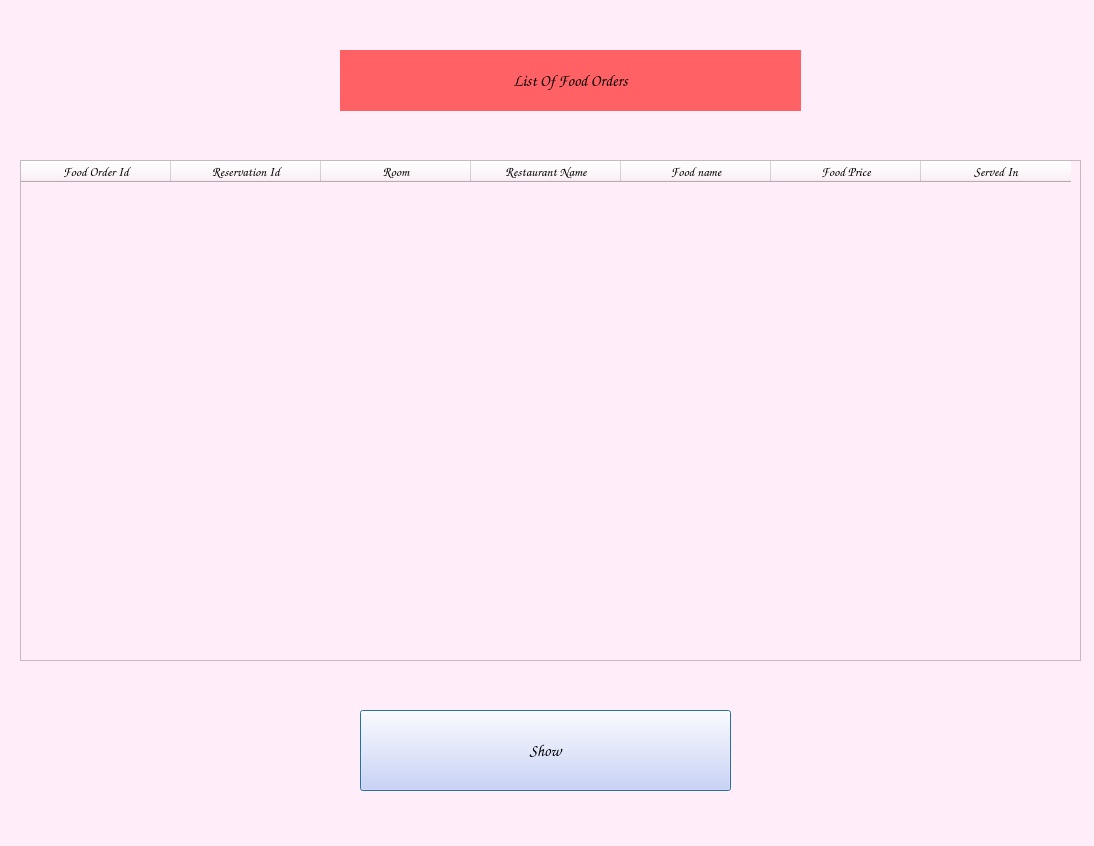
<?xml version="1.0" encoding="UTF-8"?>
<ui version="4.0">
 <class>List_Food_Order_window</class>
 <widget class="QDialog" name="List_Food_Order_window">
  <property name="geometry">
   <rect>
    <x>0</x>
    <y>0</y>
    <width>1094</width>
    <height>846</height>
   </rect>
  </property>
  <property name="cursor">
   <cursorShape>ClosedHandCursor</cursorShape>
  </property>
  <property name="windowTitle">
   <string>Free Rooms</string>
  </property>
  <property name="styleSheet">
   <string notr="true">background-color: rgb(255, 238, 249);</string>
  </property>
  <widget class="QLabel" name="List_Food_Order_L">
   <property name="geometry">
    <rect>
     <x>340</x>
     <y>50</y>
     <width>461</width>
     <height>61</height>
    </rect>
   </property>
   <property name="font">
    <font>
     <family>Comic Sans MS</family>
     <pointsize>12</pointsize>
     <weight>75</weight>
     <bold>true</bold>
    </font>
   </property>
   <property name="cursor">
    <cursorShape>ClosedHandCursor</cursorShape>
   </property>
   <property name="styleSheet">
    <string notr="true">background-color: rgb(255, 97, 100);</string>
   </property>
   <property name="text">
    <string>List Of Food Orders</string>
   </property>
   <property name="alignment">
    <set>Qt::AlignCenter</set>
   </property>
   <property name="margin">
    <number>1</number>
   </property>
  </widget>
  <widget class="QPushButton" name="List_Food_Order_Show_B">
   <property name="geometry">
    <rect>
     <x>360</x>
     <y>710</y>
     <width>371</width>
     <height>81</height>
    </rect>
   </property>
   <property name="font">
    <font>
     <family>Comic Sans MS</family>
     <pointsize>12</pointsize>
     <weight>75</weight>
     <bold>true</bold>
    </font>
   </property>
   <property name="cursor">
    <cursorShape>PointingHandCursor</cursorShape>
   </property>
   <property name="styleSheet">
    <string notr="true">background-color: rgb(208, 209, 255);</string>
   </property>
   <property name="text">
    <string>Show</string>
   </property>
  </widget>
  <widget class="QTableWidget" name="List_Food_Order_TableWidget">
   <property name="geometry">
    <rect>
     <x>20</x>
     <y>160</y>
     <width>1061</width>
     <height>501</height>
    </rect>
   </property>
   <property name="cursor" stdset="0">
    <cursorShape>PointingHandCursor</cursorShape>
   </property>
   <attribute name="horizontalHeaderDefaultSectionSize">
    <number>150</number>
   </attribute>
   <column>
    <property name="text">
     <string>Food Order Id</string>
    </property>
    <property name="font">
     <font>
      <family>Comic Sans MS</family>
      <pointsize>10</pointsize>
      <weight>75</weight>
      <bold>true</bold>
     </font>
    </property>
    <property name="textAlignment">
     <set>AlignCenter</set>
    </property>
    <property name="background">
     <color>
      <red>120</red>
      <green>105</green>
      <blue>110</blue>
     </color>
    </property>
    <property name="foreground">
     <brush brushstyle="SolidPattern">
      <color alpha="255">
       <red>0</red>
       <green>0</green>
       <blue>0</blue>
      </color>
     </brush>
    </property>
   </column>
   <column>
    <property name="text">
     <string>Reservation Id</string>
    </property>
    <property name="font">
     <font>
      <family>Comic Sans MS</family>
      <pointsize>10</pointsize>
      <weight>75</weight>
      <bold>true</bold>
     </font>
    </property>
    <property name="textAlignment">
     <set>AlignCenter</set>
    </property>
   </column>
   <column>
    <property name="text">
     <string>Room</string>
    </property>
    <property name="font">
     <font>
      <family>Comic Sans MS</family>
      <pointsize>10</pointsize>
      <weight>75</weight>
      <bold>true</bold>
     </font>
    </property>
    <property name="textAlignment">
     <set>AlignCenter</set>
    </property>
   </column>
   <column>
    <property name="text">
     <string>Restaurant Name</string>
    </property>
    <property name="font">
     <font>
      <family>Comic Sans MS</family>
      <pointsize>10</pointsize>
      <weight>75</weight>
      <bold>true</bold>
     </font>
    </property>
    <property name="textAlignment">
     <set>AlignCenter</set>
    </property>
   </column>
   <column>
    <property name="text">
     <string>Food name</string>
    </property>
    <property name="font">
     <font>
      <family>Comic Sans MS</family>
      <pointsize>10</pointsize>
      <weight>75</weight>
      <bold>true</bold>
     </font>
    </property>
    <property name="textAlignment">
     <set>AlignCenter</set>
    </property>
   </column>
   <column>
    <property name="text">
     <string>Food Price</string>
    </property>
    <property name="font">
     <font>
      <family>Comic Sans MS</family>
      <pointsize>10</pointsize>
      <weight>75</weight>
      <bold>true</bold>
     </font>
    </property>
    <property name="textAlignment">
     <set>AlignCenter</set>
    </property>
   </column>
   <column>
    <property name="text">
     <string>Served In</string>
    </property>
    <property name="font">
     <font>
      <family>Comic Sans MS</family>
      <pointsize>10</pointsize>
      <weight>75</weight>
      <bold>true</bold>
     </font>
    </property>
    <property name="textAlignment">
     <set>AlignCenter</set>
    </property>
   </column>
  </widget>
 </widget>
 <resources/>
 <connections/>
</ui>
